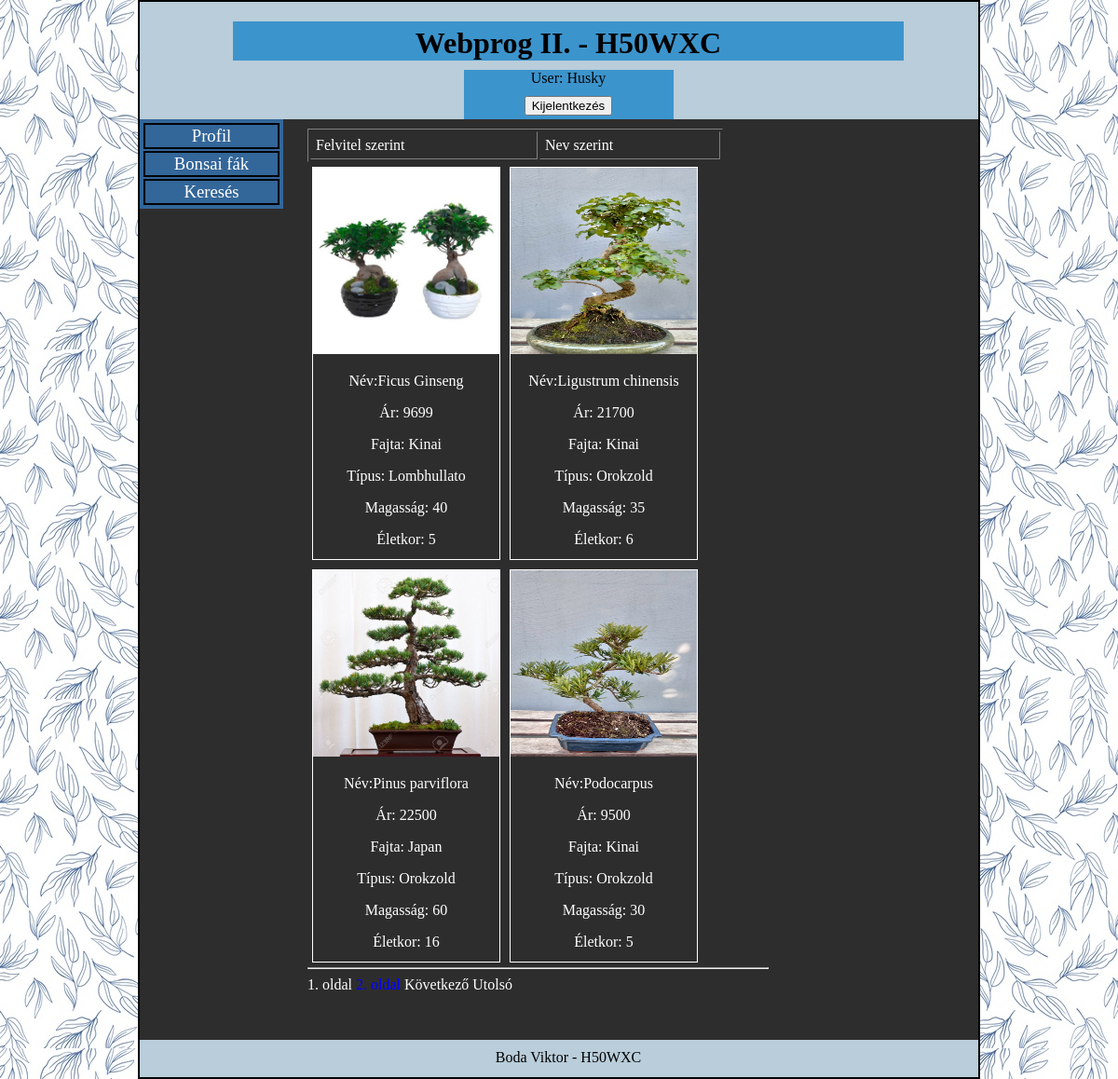
The app's page /index.php?d=2&order=1 (signed in) with its own data.
### tables this page shows
CREATE TABLE `menu` (
  `id` int(11) NOT NULL AUTO_INCREMENT,
  `name` varchar(20) DEFAULT NULL,
  `link` int(11) DEFAULT NULL,
  PRIMARY KEY (`id`)
);

CREATE TABLE `bonsai` (
  `id` bigint(20) unsigned NOT NULL AUTO_INCREMENT,
  `nev` varchar(40) DEFAULT NULL,
  `ar` int(11) DEFAULT NULL,
  `fajta` varchar(40) DEFAULT NULL,
  `tipus` varchar(20) DEFAULT NULL,
  `magassag` int(11) DEFAULT NULL,
  `eletkor` int(11) DEFAULT NULL,
  `img` varchar(60) DEFAULT NULL,
  PRIMARY KEY (`id`)
);

### bonsai.php (the view, shortened to what this page needs)
<?php
$dbname="h50wxc";
$con=connect("root","",$dbname);
if (!isset($_GET['order'])) {
    $order = 0;
} else {
    $order = $_GET['order'];
}
if ($order == 0) {
    $orderstring = " order by id";
} else {
    $orderstring = " order by nev";
}
$limit = 4;
$page = isset($_GET['page']) ? abs((int)$_GET['page']) : 1;
$query="select count(*) from bonsai";
$res=mysqli_query($con,$query) or die ("Nem sikerült".$query);
$list=mysqli_fetch_row($res);
$c = array_shift($list);
$maxpage = ceil($c / $limit);
$offset = ($page-1)*$limit;
$query="select id,nev,ar,fajta,tipus,magassag,eletkor,img from bonsai";
$query.=$orderstring;
$query.=" limit $offset,$limit";
$result=mysqli_query($con,$query) or die ("Nem sikerült ".$query);
echo "<table width=100% border=1><tr class=title><td><a href=index.php?d=".$_GET['d']."&order=0>Felvitel szerint</a></td><td>
<a href=index.php?d=".$_GET['d']."&order=1>Nev szerint</a> </td></tr></table>";
while (list($id,$nev,$ar,$fajta,$tipus,$magassag,$eletkor,$kep)=mysqli_fetch_row($result))
{
 echo "<div style='width:200px; height:420px; text-align:center; border:1pt solid white; float:left; margin:5px;'>";
        echo "<img src=" . $kep . " alt=".$kep." width=200 height=200 />";
        echo "<p>Név:" . $nev . "</p>";
        echo "<p>Ár: " . $ar . "</p>";
        echo "<p>Fajta: " . $fajta . "</p>";
        echo "<p>Típus: " . $tipus . "</p>";
        echo "<p>Magasság: " . $magassag . "</p>";
        echo "<p>Életkor: " . $eletkor . "</p>";
        echo '</div>';
}
echo '<hr style="clear:both;">';
$linklimit = 4;
$linklimit2 = $linklimit / 2;
$linkoffset = ($page > $linklimit2) ? $page - $linklimit2 : 0;
$linkend = $linkoffset+$linklimit;
if ($maxpage - $linklimit2 < $page)
{
   $linkoffset = $maxpage - $linklimit;
   if ($linkoffset < 0)
   {
      $linkoffset = 0;
   }
   $linkend = $maxpage;
}
 for ($i=1+$linkoffset; $i <= $linkend and $i <= $maxpage; $i++)
 {
    $style = ($i == $page) ? "color: white;" : "color: blue;";
    echo "<a href='index.php?d=".$_GET['d']."&order=".$order."&page=$i' style='$style'>$i. oldal  </a>";
 }
 if ($page < $maxpage)
 {
   echo "<a href='index.php?d=".$_GET['d']."&order=".$order."&page=".($page+1)."'>  Következő  </a>";
   echo "<a href='index.php?d=".$_GET['d']."&order=".$order."&page=".$maxpage."'>  Utolsó  </a>";
   }

### menu.php (shortened to what this page needs)
<?php
$dbname="h50wxc";
$con=connect("root","",$dbname);
$query="select authority from users where uname='".$_SESSION['user']."'";
$res=mysqli_query($con,$query) or die ("Hiba: ".mysqli_error($con));
list($aut)=mysqli_fetch_row($res);
if($aut=="admin")
	$query="select name,link from menu";
else
	$query="select name,link from menu where link in(1,2,6)";
$result=mysqli_query($con,$query) or die ("Hiba: ".mysqli_error($con));
echo "<table class=menutable>";
while(list($menutitle,$link)=mysqli_fetch_row($result))
{
        if($menutitle ==="profil"){$menutitle = "Profil";}
        if($menutitle ==="bonsai fak"){$menutitle = "Bonsai fák";}
        if($menutitle ==="kereses"){$menutitle = "Keresés";}
	echo "<tr><td><a class=menu href=index.php?d=".$link.">".$menutitle."</a></td></tr>";
}
echo "</table>";

### styles/stylef.css (style rules this page uses)
body { background: url("../img/background.jpg") repeat; color:white; margin:0px; }
.menu { background-color:rgb(51, 102, 153); width:150px; margin-right:20px; overflow:hidden; padding:2px; display:block; text-decoration:none; color:white; font-family:"Times New Roman"; font-size:14pt; float:left; }
.menu table td { border:2px solid black; }
.menu a { width:140px; padding:0px; margin:0px; text-align:center; }
.content table { width:90%; }
.content table td { padding:5px; text-align:left; }
.content a { text-decoration:none; color:white; }

### records on screen
menu: name "Profil"
menu: name "Bonsai fák"
menu: name "Keresés"
bonsai: img (picture), nev "Ficus Ginseng", ar "9699", fajta "Kinai", tipus "Lombhullato", magassag "40", eletkor "5"
bonsai: img (picture), nev "Ligustrum chinensis", ar "21700", fajta "Kinai", tipus "Orokzold", magassag "35", eletkor "6"
bonsai: img (picture), nev "Pinus parviflora", ar "22500", fajta "Japan", tipus "Orokzold", magassag "60", eletkor "16"
bonsai: img (picture), nev "Podocarpus", ar "9500", fajta "Kinai", tipus "Orokzold", magassag "30", eletkor "5"

### other values on screen
$_SESSION['user'] "Husky"
